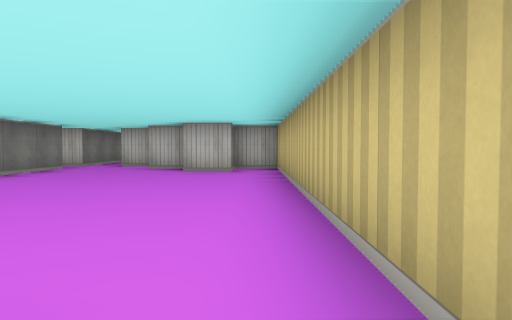
View 1 (above)

14 first-person views from a walk through a cub3D ray-caster map. The camera is about half as high as the walls, tilts 2° down and sees 70° across. The floor is counted in squares. Each view is taken from the middle of a square. On the plan, view 1 faces up. The plan holds only what a view shows up to about 9 squares ahead; the rest is blank.

View 2
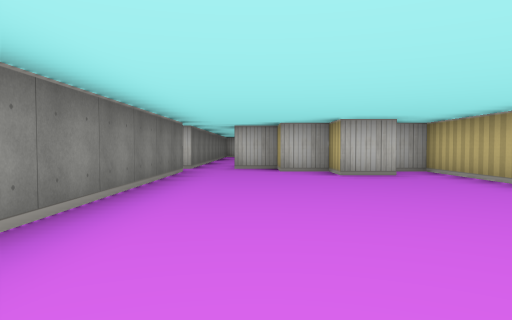

View 3
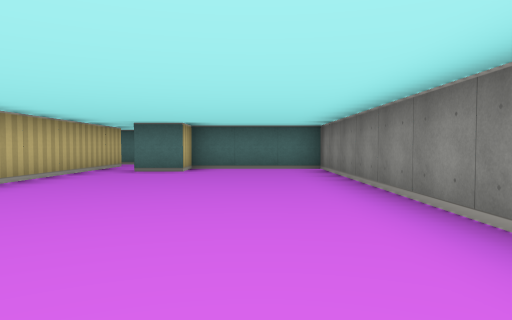

View 4
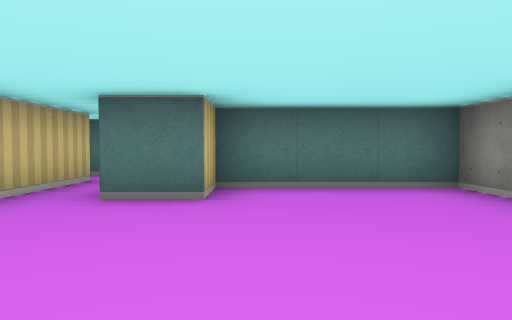

View 5
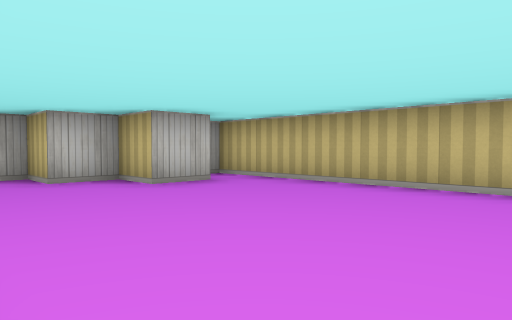

View 6
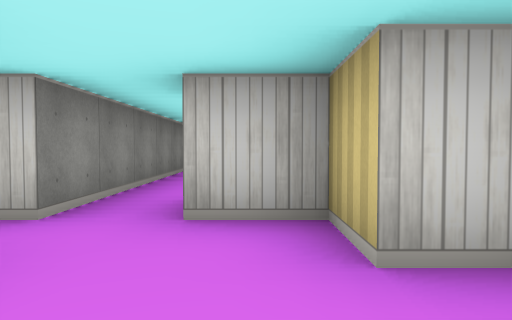

View 7
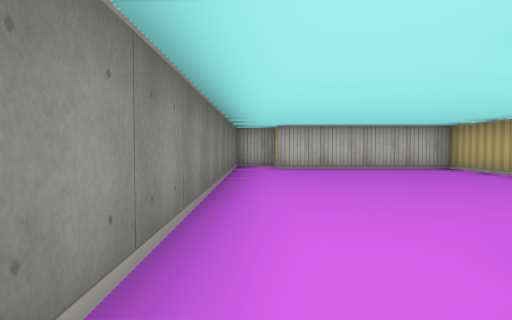

View 8
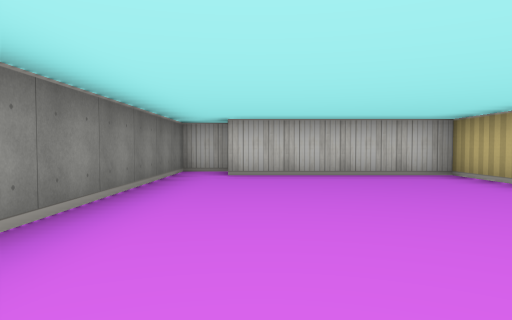

View 9
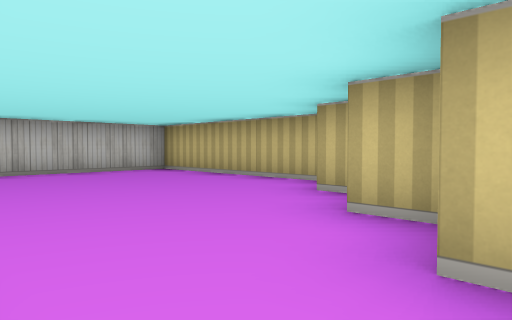

View 10
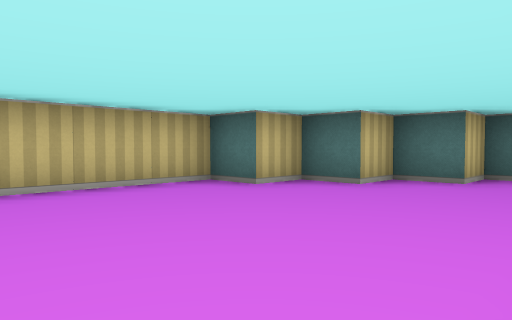

View 11
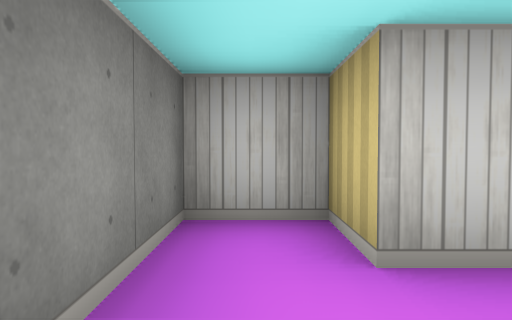

View 12
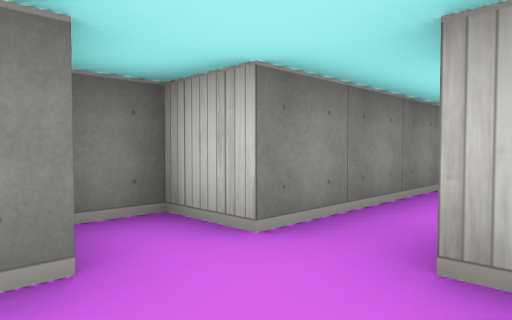

View 13
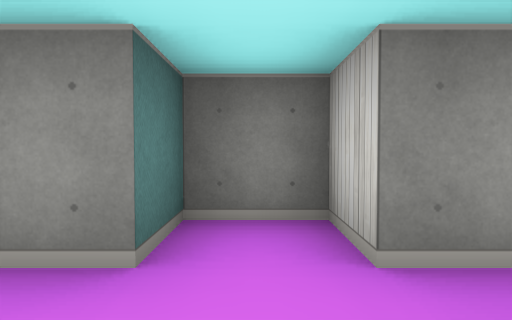

View 14
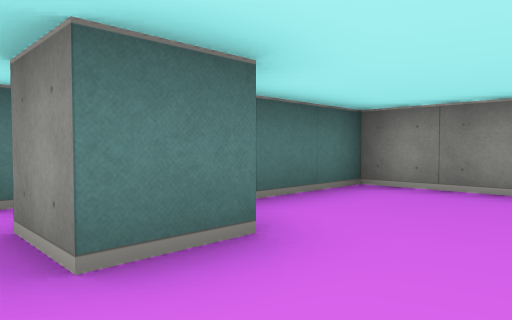

### Floor plan
Points are (right, up) in squares from view 1. A wall is a line through its corners. A room is listed if a view was taken in it or the views show most of it. See-through windows are left out.
Room 1 (views 1, 2, 3, 4, 5, 6, 12, 13, 14)
walls: (0.5, -0.5) (0.5, 8.5) (-0.5, 8.5) (-0.5, 7.5) (-1.5, 7.5) (-1.5, 8.5) (-2.5, 8.5) (-2.5, 9.5) (-3.5, 9.5); (-4.5, 9.5) (-5.5, 9.5) (-5.5, 8.5) (-4.5, 8.5) (-4.5, -0.5) (-1.5, -0.5) (-1.5, 0.5) (-0.5, 0.5) (-0.5, -0.5)
ways out: opening at (-4, 10) to room 2; opening at (0, -1)
Room 2 (views 7, 8, 9, 10, 11)
walls: (-2.5, 10.4) (-2.5, 11.5) (-1.5, 11.5) (-1.5, 12.5) (-0.5, 12.5) (-0.5, 13.5) (0.5, 13.5) (0.5, 18.5) (-3.5, 18.5) (-3.5, 19.5) (-4.5, 19.5) (-4.5, 9.5)
ways out: opening at (-4, 10) to room 1

Positions as (right, up) in squares from view 1, and headings:
1: (0, 0), facing up
2: (-3, 1), facing up
3: (-3, 8), facing down
4: (-2, 4), facing down
5: (-4, 3), facing up-right
6: (-3, 7), facing up
7: (-4, 10), facing up
8: (-3, 12), facing up
9: (-4, 11), facing up-right
10: (-4, 17), facing down-right
11: (-4, 17), facing up
12: (-3, 8), facing up-left
13: (-3, 9), facing left
14: (0, 2), facing down-left
